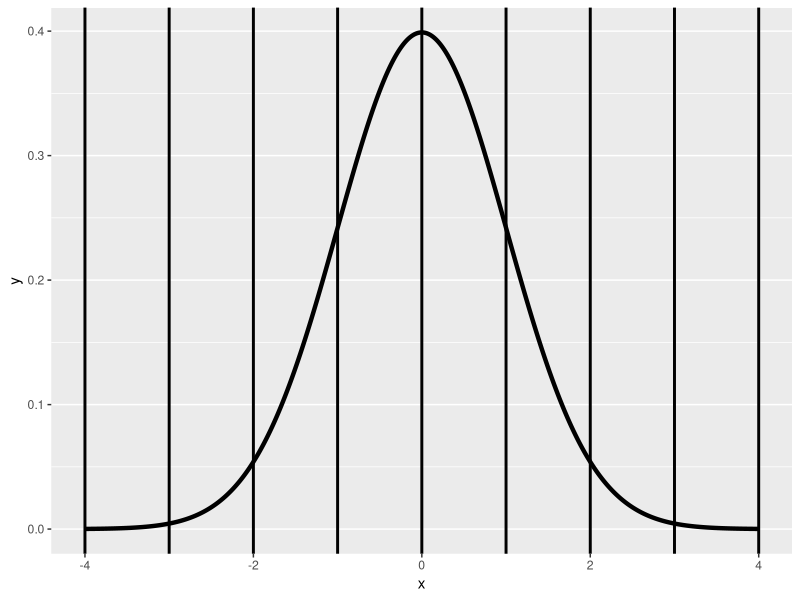

Here is the R script that generated this plot:
x <- seq(-4, 4, length = 1000)
dat <- data.frame(x=x, y=dnorm(x))
library(ggplot2)
g <- ggplot(dat, 
              aes(x = x, y = y)) + geom_line(size = 1.5)
g <- g + geom_vline(xintercept = -4 : 4, size = 1)
try(dev.off(),silent=TRUE)
print(g)
